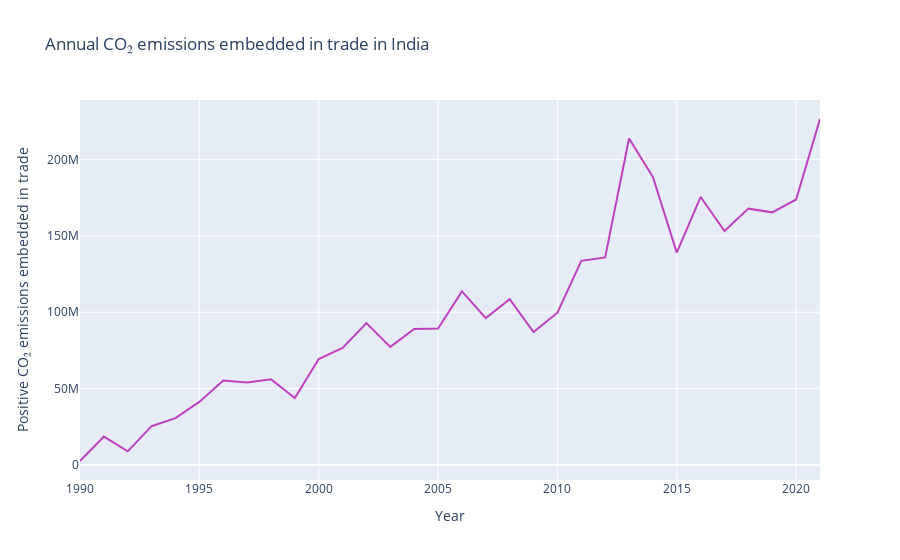

The notebook cell saved with this chart:
### Markdown cell above
### Carbon Emission Due to trading

### Code cell
import plotly.graph_objects as go
import plotly.io as pio

# Assuming df_trade is already defined and contains the required data

# Filter DataFrame for Entity=India
df_filtered = df_trade[df_trade['Entity'] == 'India'].copy()  # Make a copy to avoid SettingWithCopyWarning

# Remove negative sign from Annual CO2 emissions embedded in trade for visualization
df_filtered['Positive CO₂ emissions embedded in trade'] = df_filtered['Annual CO₂ emissions embedded in trade'].abs()

# Create line graph for Positive CO2 emissions embedded in trade vs Year
fig = go.Figure(data=go.Scatter(x=df_filtered['Year'],
                                y=df_filtered['Positive CO₂ emissions embedded in trade'],
                                mode='lines',
                                line=dict(color='#BF40BF'),  # Change line color if needed
                                hovertemplate='Year: %{x}<br>Annual CO₂ emissions embedded in trade: %{text}',
                                text=df_filtered['Annual CO₂ emissions embedded in trade']))

# Update layout
fig.update_layout(title='Annual CO₂ emissions embedded in trade in India',
                  xaxis_title='Year',
                  yaxis_title='CO₂ emissions embedded in trade')

# Show interactive plot
pio.show(fig)

### Figure 1 — Plotly figure (JSON) as saved in the notebook; plotly's stock layout.template omitted (floating-point values rounded to 4 significant figures)
{"data": [{"hovertemplate": "Year: %{x}<br>Annual CO₂ emissions embedded in trade: %{text}", "line": {"color": "#BF40BF"}, "mode": "lines", "text": [-2561984, -18579264, -8886080, -25362304, -30667328, -41272704, -55294656, -53942080, -56071744, -43839744, -69354560, -76649660, -92817340, -77304640, -89044540, -89288580, -113601020, -96149120, -108471940, -86973440, -99671300, -133611780, -135824770, -213708670, -188525180, -139018240, -175437570, -153116670, -167803400, -165376000, -173819900, -226497280], "type": "scatter", "x": [1990, 1991, 1992, 1993, 1994, 1995, 1996, 1997, 1998, 1999, 2000, 2001, 2002, 2003, 2004, 2005, 2006, 2007, 2008, 2009, 2010, 2011, 2012, 2013, 2014, 2015, 2016, 2017, 2018, 2019, 2020, 2021], "y": [2561984, 18579264, 8886080, 25362304, 30667328, 41272704, 55294656, 53942080, 56071744, 43839744, 69354560, 76649660, 92817340, 77304640, 89044540, 89288580, 113601020, 96149120, 108471940, 86973440, 99671300, 133611780, 135824770, 213708670, 188525180, 139018240, 175437570, 153116670, 167803400, 165376000, 173819900, 226497280]}], "layout": {"autosize": true, "title": {"text": "Annual CO₂ emissions embedded in trade in India"}, "xaxis": {"autorange": true, "range": [1990, 2021], "title": {"text": "Year"}, "type": "linear"}, "yaxis": {"autorange": true, "range": [-9879000.0, 238900000.0], "title": {"text": "Positive CO₂ emissions embedded in trade"}, "type": "linear"}}}
